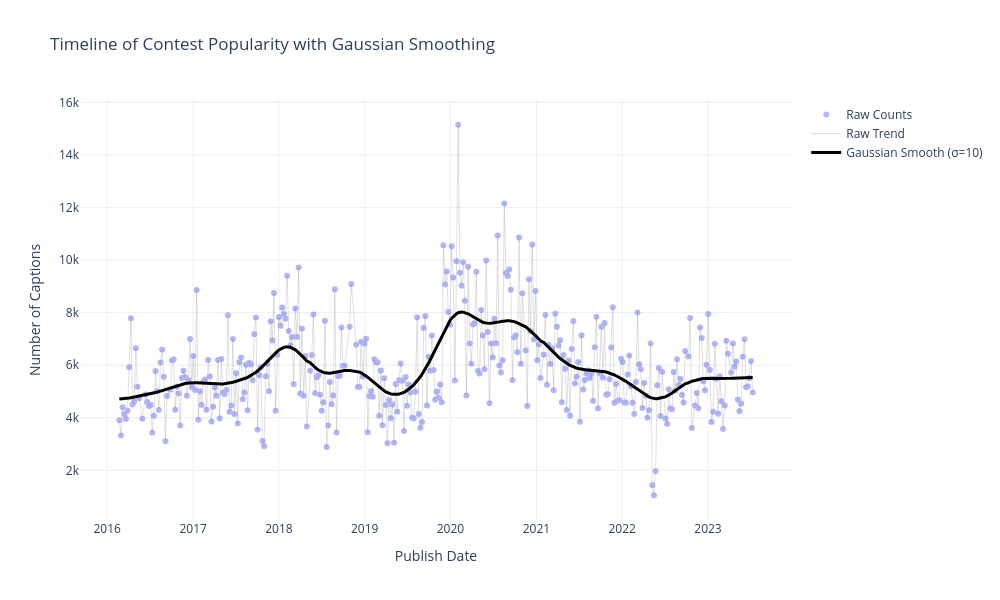

This figure's notebook cell:
### Code cell
plot_captions_timeline_plotly(CSV_CLEAN_DIR, contest_with_dates)

### Figure 1 — Plotly figure (JSON) as saved in the notebook; plotly's stock layout.template omitted (floating-point values rounded to 4 significant figures; data arrays with more than 128 entries replaced by an {"elided": "..."} marker saying what was removed)
{"data": [{"customdata": {"elided": "372 int values"}, "hovertemplate": "<b>Date</b>: %{x}<br><b>Captions</b>: %{y}<br><b>Contest</b>: %{customdata}<extra></extra>", "marker": {"size": 6}, "mode": "markers", "name": "Raw Counts", "opacity": 0.5, "type": "scatter", "x": {"elided": "372 str values"}, "y": {"elided": "372 int values"}}, {"hoverinfo": "skip", "line": {"color": "rgba(150,150,150,0.3)", "width": 1}, "mode": "lines", "name": "Raw Trend", "type": "scatter", "x": {"elided": "372 str values"}, "y": {"elided": "372 int values"}}, {"hovertemplate": "<b>Date</b>: %{x}<br><b>Smoothed</b>: %{y:.2f}<extra></extra>", "line": {"color": "black", "width": 3}, "mode": "lines", "name": "Gaussian Smooth (σ=10)", "type": "scatter", "x": {"elided": "372 str values"}, "y": {"elided": "372 int values"}}], "layout": {"height": 600, "hovermode": "x unified", "title": {"text": "Timeline of Contest Popularity with Gaussian Smoothing"}, "width": 1000, "xaxis": {"title": {"text": "Publish Date"}}, "yaxis": {"title": {"text": "Number of Captions"}}}}
